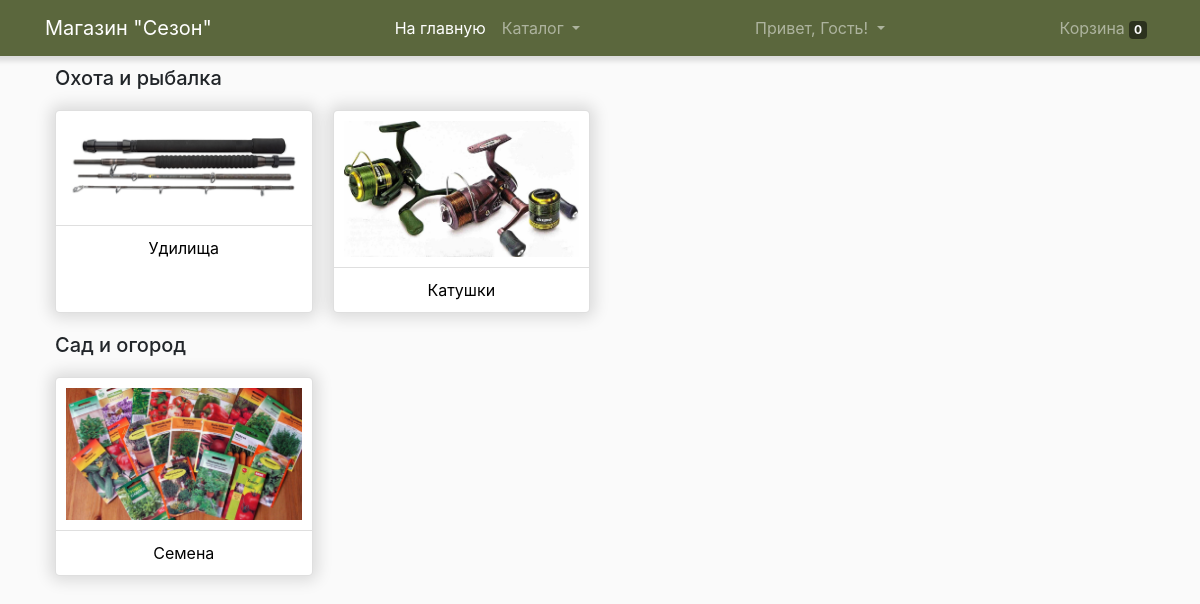
Page /catalog/ on the committed database.
### welcome/models.py (models this page shows, shortened)
class Part(models.Model):
	name = models.CharField(max_length=100)
	slug = models.SlugField(blank=True)
	def get_absolute_url(self):
		return reverse('part_detail', kwargs={'part_slug': self.slug})

class Category(models.Model):
	name = models.CharField(max_length=100)
	part = models.ForeignKey(Part)
	slug = models.SlugField(blank=True)
	image = models.ImageField(upload_to=image_folder)
	def get_absolute_url(self):
		return reverse('category_detail', kwargs={'category_slug': self.slug})

### welcome/views.py (the view)
# urls.py: url(r'^catalog/$', catalog_view, name='catalog'),
def catalog_view(request):
	try:
		cart_id = request.session['cart_id']
		cart = Cart.objects.get(id=cart_id)
		request.session['total'] = cart.items.count()
	except:
		cart = Cart()
		cart.save()
		cart_id = cart.id
		request.session['cart_id'] = cart_id
		cart = Cart.objects.get(id=cart_id)
	categories = Category.objects.all()
	parts = Part.objects.all()
	context = {
		'categories': categories,
		'parts': parts,
		"cart": cart,
	}
	return render(request, 'catalog.html', context)

### welcome/templates/catalog.html (shortened to what this page needs)
{% extends 'base.html' %}
{% load static %}
{% block content %}
{% for part in parts %}
<div class="row" style="margin: 0;">
  <div class="col-lg-3">
    <h5 class="my-4">{{part.name}}</h5>
  </div>
  <div class="row" style="margin: 0;">
    {% for category in categories %}
      {% if category.part == part %}
        <div class="col-lg-3">
          <div class="card h-100">
            <a href="{{ category.get_absolute_url }}"><img class="card-img-top" src="{{ category.image.url }}" alt=""></a>
            <hr class="card-hr">
            <div class="card-body">
              <div class="card-title text-center">
                <a href="{{ category.get_absolute_url }}">{{ category.name }}</a>
              </div>
            </div>
          </div>
        </div>
      {% endif %}
    {% endfor %}
  </div>
</div>
{% endfor %}
{% endblock content %}

### static_in_dev/css/shop-homepage.css (style rules this page uses)
body { padding-top: 56px; background-color: #fafafa; }
hr { margin: 10px -5px 10px -5px; padding: 0; border: 0; border-top: 1px solid rgba(0,0,0,.125) }
h1, h2, h3, h4, h5, h6 { margin: 0; padding: 0; }
.card-hr { margin: 0; }
.card { box-shadow: 0 0 15px 5px rgba(0, 0, 0, 0.125); border: 1px solid rgba(0,0,0,.125); border-radius: .3rem; }
.card-body { padding: 10px; }
.card-title { margin: 0; }
.card-img-top { width: 100%; padding: 10px; }
.my-4 { margin: 0 !important; }
a { color: black; text-decoration: none; }

### rows in the picture
Part: name "Охота и рыбалка"
Category: image (picture), name "Удилища"
Category: image (picture), name "Катушки"
Part: name "Сад и огород"
Category: image (picture), name "Семена"
